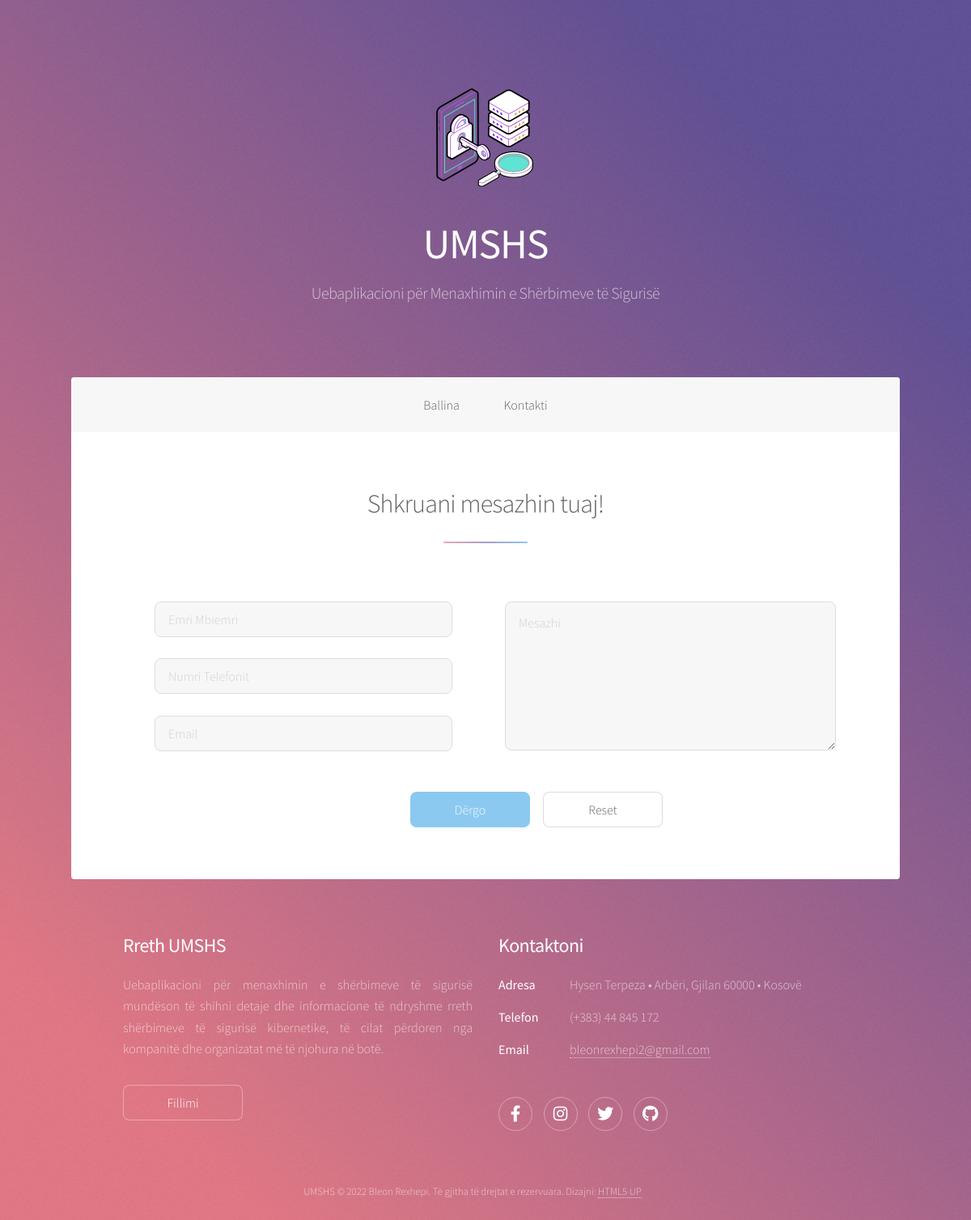
The page /ModuliPerdoruesit/shto_kontakt.php on the database its author committed.
### tables this page shows
CREATE TABLE `umshs_tedhenat` (
  `ID_tedhenat` int(11) NOT NULL,
  `Shenimi` varchar(200) NOT NULL,
  `Pershkrimi` varchar(10000) NOT NULL,
  `Fajlli` varchar(255) NOT NULL,
  `Pamja_faqes` varchar(50) NOT NULL
);

### ModuliPerdoruesit/fundi_faqes.php (the view, shortened to what this page needs)
<footer id="footer">
	<section>
		<?php
            $rezultati = mysqli_query($lidhe004, "CALL umshs_fundi_pershkrimi");
			while ($rreshti = mysqli_fetch_assoc($rezultati))
			{
				extract($rreshti);
				?>
					<h2><b><?php echo $Shenimi; ?></b></h2>
					<?php echo $Pershkrimi; ?>
				<?php
			}
		?>
	</section>
	<section>
        <h2><b>Kontaktoni</b></h2>
		<dl class="alt">
			<?php
            	$rezultati = mysqli_query($lidhe005, "CALL umshs_fundi_tedhenat");
				while ($rreshti = mysqli_fetch_assoc($rezultati))
				{
					extract($rreshti);
					?>
						<?php echo $Pershkrimi; ?>
					<?php
				}
			?>
		</dl>
		<ul class="icons">
			<?php
            	$rezultati = mysqli_query($lidhe006, "CALL umshs_fundi_rrjetetsociale");
				while ($rreshti = mysqli_fetch_assoc($rezultati))
				{
					extract($rreshti);
					?>
						<?php echo $Pershkrimi; ?>
					<?php
				}
			?>
		</ul>
	</section>
	<p class="copyright">
		<?php
            $rezultati = mysqli_query($lidhe007, "CALL umshs_fundi_tedrejtatautoriale");
			while ($rreshti = mysqli_fetch_assoc($rezultati))
			{
				extract($rreshti);
				?>
					<?php echo $Pershkrimi; ?>
				<?php
			}
		?>
	</p>
</footer>

### ModuliPerdoruesit/shto_kontakt.php (shortened to what this page needs)
<!DOCTYPE HTML>
<?php include_once("konfiguro.php"); ?>
<html>
	<head>
		<link rel="stylesheet" href="assets/css/main.css" />
	</head>
	<body class="is-preload">
		<div id="wrapper">
			<?php include_once("fillimi_faqes.php");?>
			<?php include_once("meny_perdoruesit.php");	?>
			<div id="main">
				<section id="first" class="main special">
					<header class="major">
						<h2 style="text-align:center;">Shkruani mesazhin tuaj!</h2>
					</header>
					<form method="post" action="shto_kontaktin.php">
						<div class="row gtr-uniform" style="margin: 0px 15px 0px 15px;">
							<div class="col-6 col-12-xsmall">
								<input type="text" name="EmriMbiemri" id="demo-name" placeholder="Emri Mbiemri"  style="width: 90%;" />
								<br>
								<input type="text" name="NumriTelefonit" id="demo-name" placeholder="Numri Telefonit" style="width: 90%;" />
								<br>
								<input type="email" name="Email" id="demo-email" placeholder="Email" style="width: 90%;" />
							</div>
							<div class="col-6 col-12-xsmall">
								<textarea name="Mesazhi" id="demo-message" placeholder="Mesazhi" rows="6"></textarea>
							</div>
							<div class="col-12"><br>
								<ul class="actions" style="margin-left:300px;">
									<li><input type="submit" name="shto_kontaktin" value="Dërgo" class="primary" /></li>
									<li><input type="reset" value="Reset" /></li>
								</ul>
							</div>
						</div>
					</form>
				</section>
			</div>
			<?php include_once("fundi_faqes.php");	?>
		</div>
	</body>
</html>

### ModuliPerdoruesit/fillimi_faqes.php (shortened to what this page needs)
<?php
	$rezultati = mysqli_query($lidhe003, "CALL umshs_fillimi_faqes");
	while ($rreshti = mysqli_fetch_assoc($rezultati))
	{
		extract($rreshti);
		?>
			<header id="header" class="alt">
				<span class="logo"><img src="<?php echo $Fajlli; ?>" alt="" /></span>
				<h1><b><?php echo $Shenimi; ?></b></h1>
				<p><?php echo $Pershkrimi; ?></p>
			</header>
		<?php
	}
?>

### ModuliPerdoruesit/meny_perdoruesit.php (shortened to what this page needs)
<?php include_once("konfiguro.php");
    $rezultati = mysqli_query($lidhe001, "CALL umshs_meny_perdoruesit()");
    while ($rreshti = mysqli_fetch_assoc($rezultati))
    {
        extract($rreshti);
        ?>
            <nav id="nav">
                <ul>
                    <?php echo $Pershkrimi ?>
                </ul>
            </nav>
          <?php
    }
?>

### rows shown on the page
umshs_tedhenat: Fajlli (picture), Shenimi "UMSHS", Pershkrimi "Uebaplikacioni për Menaxhimin e Shërbimeve të Sigurisë"
umshs_tedhenat: Pershkrimi "Ballina Kontakti"
umshs_tedhenat: Shenimi "Rreth UMSHS", Pershkrimi "Uebaplikacioni për menaxhimin e shërbimeve të sigurisë mundëson të shihni detaje dhe informacione të ndryshme rreth shërbimeve të sigurisë kibernetike, të cilat përdoren nga kompanitë dhe organizatat më të njohura në botë. Fillimi"
umshs_tedhenat: Pershkrimi "Adresa Hysen Terpeza • Arbëri, Gjilan 60000 • Kosovë Telefon (+383) 44 845 172 Email bleonrexhepi2@gmail.com"
umshs_tedhenat: Pershkrimi "UMSHS © 2022 Bleon Rexhepi. Të gjitha të drejtat e rezervuara. Dizajni: HTML5 UP"
